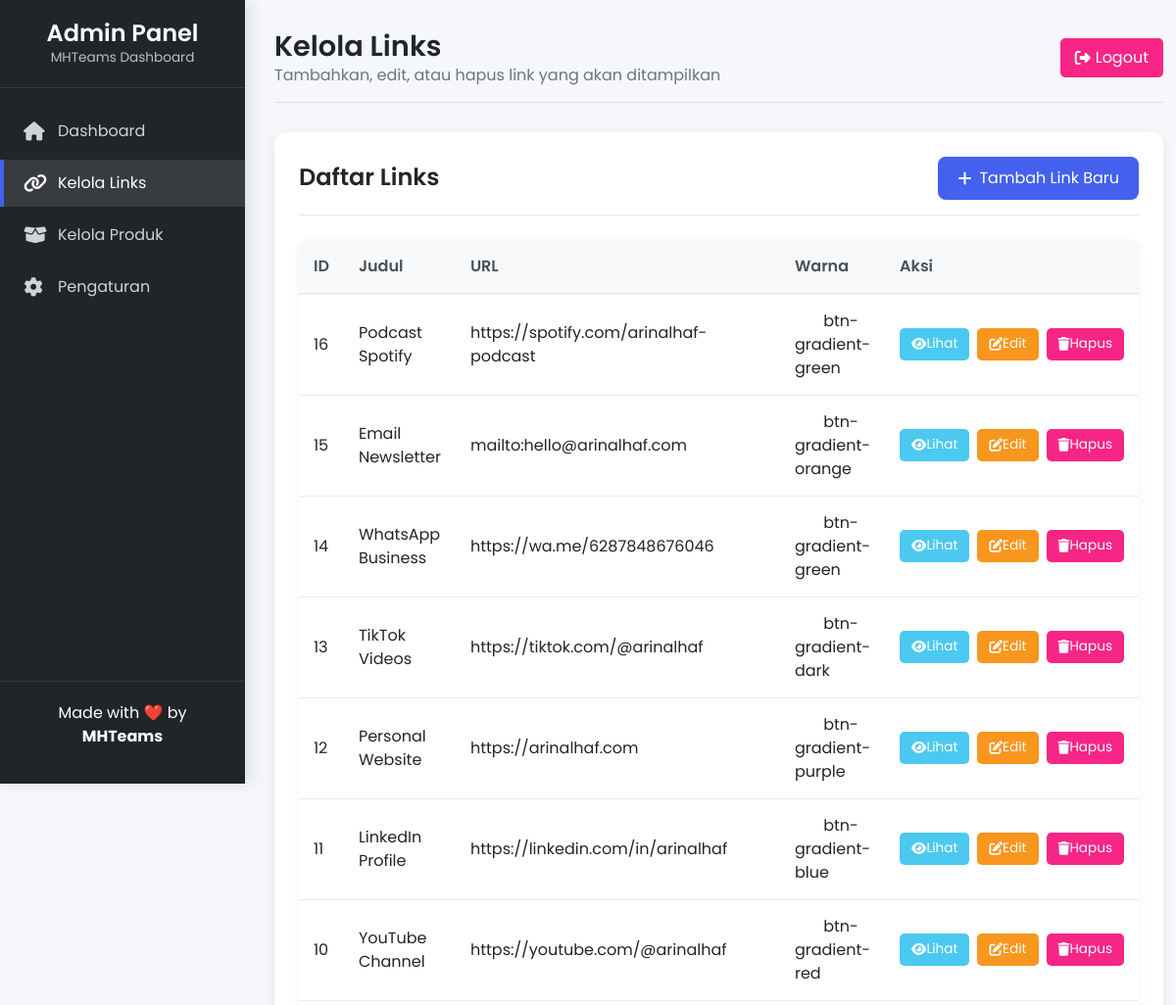
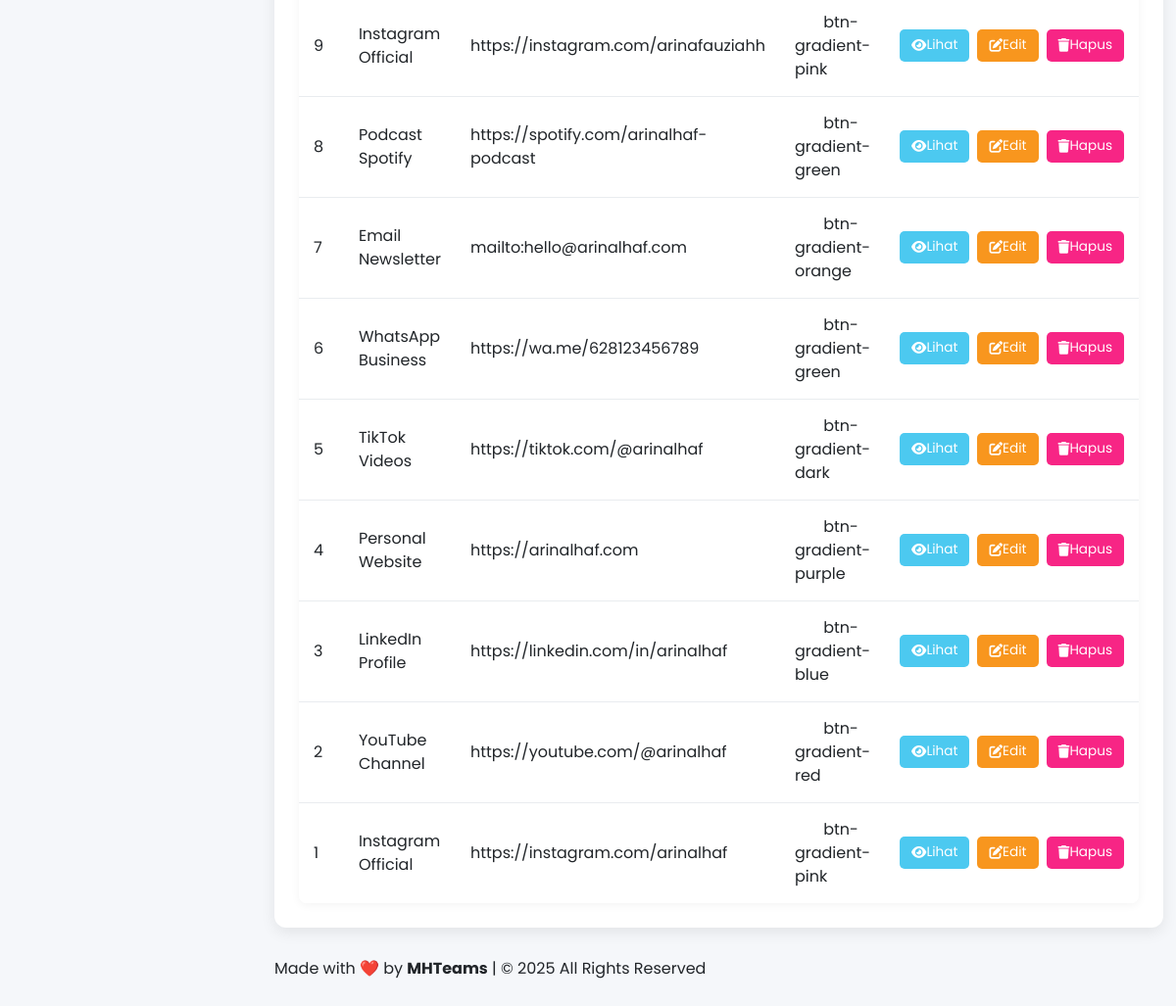
Page /admin/links.php (signed in) on the committed database (2 pictures, top to bottom).
### tables this page shows
CREATE TABLE links (
        id INTEGER PRIMARY KEY AUTOINCREMENT,
        title TEXT NOT NULL,
        url TEXT NOT NULL,
        description TEXT,
        icon TEXT DEFAULT 'link',
        color TEXT DEFAULT 'btn-primary',
        is_active INTEGER DEFAULT 1,
        click_count INTEGER DEFAULT 0,
        created_at DATETIME DEFAULT CURRENT_TIMESTAMP,
        updated_at DATETIME DEFAULT CURRENT_TIMESTAMP
    );

### admin/links.php (the view, shortened to what this page needs)
<?php
include "../config.php";
$links = $conn->query("SELECT * FROM links ORDER BY id DESC")->fetchAll(PDO::FETCH_ASSOC);
?>
<!DOCTYPE html>
<html lang="id">
<head>
    <link href="https://cdn.jsdelivr.net/npm/bootstrap@5.3.0/dist/css/bootstrap.min.css" rel="stylesheet">
    <link rel="stylesheet" href="https://cdnjs.cloudflare.com/ajax/libs/font-awesome/6.5.1/css/all.min.css">
</head>
<body>
    <div class="admin-container">
        <div class="sidebar" id="sidebar">
            <div class="sidebar-header">
                <h3>Admin Panel</h3>
                <p>MHTeams Dashboard</p>
            </div>
            <div class="sidebar-menu">
                <ul>
                    <li>
                        <a href="dashboard.php">
                            <i class="fas fa-home"></i>
                            <span>Dashboard</span>
                        </a>
                    </li>
                    <li>
                        <a href="links.php" class="active">
                            <i class="fas fa-link"></i>
                            <span>Kelola Links</span>
                        </a>
                    </li>
                    <li>
                        <a href="products.php">
                            <i class="fas fa-box-open"></i>
                            <span>Kelola Produk</span>
                        </a>
                    </li>
                    <li>
                        <a href="#">
                            <i class="fas fa-cog"></i>
                            <span>Pengaturan</span>
                        </a>
                    </li>
                </ul>
            </div>
            <div class="sidebar-footer">
                <p>Made with ❤️ by <strong>MHTeams</strong></p>
            </div>
        </div>
        <div class="main-content">
            <div class="header">
                <div class="welcome-text">
                    <h1>Kelola Links</h1>
                    <p>Tambahkan, edit, atau hapus link yang akan ditampilkan</p>
                </div>
                <div class="user-info">
                    <a href="logout.php" class="btn-logout">
                        <i class="fas fa-right-from-bracket"></i> Logout
                    </a>
                </div>
            </div>
            <div class="page-content">
                <div class="page-header">
                    <h2 class="page-title">Daftar Links</h2>
                    <button class="btn-add" data-bs-toggle="modal" data-bs-target="#addModal">
                        <i class="fas fa-plus"></i> Tambah Link Baru
                    </button>
                </div>
                <div class="table-container">
                    <?php if(count($links) > 0): ?>
                    <table class="custom-table">
                        <thead>
                            <tr>
                                <th>ID</th>
                                <th>Judul</th>
                                <th>URL</th>
                                <th>Warna</th>
                                <th>Aksi</th>
                            </tr>
                        </thead>
                        <tbody>
                            <?php foreach($links as $l): ?>
                            <tr>
                                <td><?= $l['id'] ?></td>
                                <td><?= htmlspecialchars($l['title']) ?></td>
                                <td><?= htmlspecialchars($l['url']) ?></td>
                                <td>
                                    <span class="badge-color badge-<?= str_replace('btn-', '', $l['color']) ?>"></span>
                                    <?= $l['color'] ?>
                                </td>
                                <td>
                                    <div class="action-buttons">
                                        <a href="<?= htmlspecialchars($l['url']) ?>" target="_blank" class="btn-view">
                                            <i class="fas fa-eye"></i> Lihat
                                        </a>
                                        <button class="btn-edit" data-bs-toggle="modal" data-bs-target="#editModal<?= $l['id'] ?>">
                                            <i class="fas fa-edit"></i> Edit
                                        </button>
                                        <form method="post" style="display:inline;">
                                            <button class="btn-delete" onclick="return confirm('Apakah Anda yakin ingin menghapus link ini?')">
                                                <i class="fas fa-trash"></i> Hapus
                                            </button>
                                        </form>
                                    </div>
                                </td>
                            </tr>
                            <?php endforeach; ?>
                        </tbody>
                    </table>
                    <?php endif; ?>
                </div>
            </div>
            <div class="footer">
                <p>Made with ❤️ by <strong>MHTeams</strong> | © <?php echo date('Y'); ?> All Rights Reserved</p>
            </div>
        </div>
    </div>
</body>
</html>

### admin/links.php (style rules this page uses)
:root { --primary: #4361ee; --secondary: #3f37c9; --success: #4cc9f0; --danger: #f72585; --warning: #f8961e; --dark: #212529; --light: #f8f9fa; --sidebar-width: 250px; --transition: all 0.3s ease; }
* { margin: 0; padding: 0; box-sizing: border-box; font-family: 'Poppins', sans-serif; }
body { background: #f5f7fa; color: var(--dark); min-height: 100vh; }
.admin-container { display: flex; min-height: 100vh; }
.sidebar { width: var(--sidebar-width); background: var(--dark); color: white; position: fixed; height: 100vh; transition: var(--transition); z-index: 1000; box-shadow: 5px 0 15px rgba(0, 0, 0, 0.1); }
.sidebar-header { padding: 20px; text-align: center; border-bottom: 1px solid rgba(255, 255, 255, 0.1); }
.sidebar-header h3 { font-weight: 600; font-size: 1.5rem; margin: 0; }
.sidebar-header p { font-size: 0.85rem; color: rgba(255, 255, 255, 0.7); margin: 0; }
.sidebar-menu { padding: 20px 0; }
.sidebar-menu ul { list-style: none; padding: 0; }
.sidebar-menu li { margin-bottom: 5px; }
.sidebar-menu a { display: flex; align-items: center; padding: 12px 20px; color: rgba(255, 255, 255, 0.8); text-decoration: none; transition: var(--transition); border-left: 4px solid transparent; }
.sidebar-menu a.active { background: rgba(255, 255, 255, 0.1); color: white; border-left: 4px solid var(--primary); }
.sidebar-menu i { margin-right: 15px; font-size: 1.2rem; width: 20px; text-align: center; }
.sidebar-footer { position: absolute; bottom: 0; width: 100%; padding: 20px; text-align: center; border-top: 1px solid rgba(255, 255, 255, 0.1); }
.main-content { flex: 1; margin-left: var(--sidebar-width); padding: 30px; transition: var(--transition); }
.header { display: flex; justify-content: space-between; align-items: center; margin-bottom: 30px; padding-bottom: 15px; border-bottom: 1px solid rgba(0, 0, 0, 0.1); }
.welcome-text h1 { font-size: 1.8rem; font-weight: 600; margin: 0; }
.welcome-text p { color: #6c757d; margin: 0; }
.user-info { display: flex; align-items: center; }
.user-info .btn-logout { background: var(--danger); color: white; border: none; padding: 8px 15px; border-radius: 5px; text-decoration: none; display: flex; align-items: center; transition: var(--transition); }
.user-info .btn-logout i { margin-right: 5px; }
.page-content { background: white; border-radius: 12px; padding: 25px; box-shadow: 0 5px 15px rgba(0, 0, 0, 0.08); margin-bottom: 30px; }
.page-header { display: flex; justify-content: space-between; align-items: center; margin-bottom: 25px; padding-bottom: 15px; border-bottom: 1px solid rgba(0, 0, 0, 0.1); }
.page-title { font-size: 1.5rem; font-weight: 600; margin: 0; }
.btn-add { background: var(--primary); color: white; border: none; padding: 10px 20px; border-radius: 8px; display: flex; align-items: center; transition: var(--transition); text-decoration: none; }
.btn-add i { margin-right: 8px; }
.table-container { overflow-x: auto; border-radius: 8px; box-shadow: 0 2px 10px rgba(0, 0, 0, 0.05); }
.custom-table { width: 100%; border-collapse: separate; border-spacing: 0; background: white; }
.custom-table th { background: #f8f9fa; padding: 15px; text-align: left; font-weight: 600; color: #495057; border-bottom: 2px solid #e9ecef; }
.custom-table td { padding: 15px; border-bottom: 1px solid #e9ecef; vertical-align: middle; }
.custom-table tr:last-child td { border-bottom: none; }
.badge-color { display: inline-block; width: 20px; height: 20px; border-radius: 50%; margin-right: 5px; vertical-align: middle; }
.action-buttons { display: flex; gap: 8px; }
.btn-edit { background: var(--warning); color: white; border: none; padding: 6px 12px; border-radius: 5px; font-size: 0.85rem; display: flex; align-items: center; transition: var(--transition); }
.btn-delete { background: var(--danger); color: white; border: none; padding: 6px 12px; border-radius: 5px; font-size: 0.85rem; display: flex; align-items: center; transition: var(--transition); }
.btn-view { background: var(--success); color: white; border: none; padding: 6px 12px; border-radius: 5px; font-size: 0.85rem; display: flex; align-items: center; transition: var(--transition); text-decoration: none; }

### rows in the picture
links: id "16", title "Podcast Spotify", url "https://spotify.com/arinalhaf-podcast", color "btn-gradient-green"
links: id "15", title "Email Newsletter", url "mailto:hello@arinalhaf.com", color "btn-gradient-orange"
links: id "14", title "WhatsApp Business", url "https://wa.me/6287848676046", color "btn-gradient-green"
links: id "13", title "TikTok Videos", url "https://tiktok.com/@arinalhaf", color "btn-gradient-dark"
links: id "12", title "Personal Website", url "https://arinalhaf.com", color "btn-gradient-purple"
links: id "11", title "LinkedIn Profile", url "https://linkedin.com/in/arinalhaf", color "btn-gradient-blue"
links: id "10", title "YouTube Channel", url "https://youtube.com/@arinalhaf", color "btn-gradient-red"
links: id "9", title "Instagram Official", url "https://instagram.com/arinafauziahh", color "btn-gradient-pink"
links: id "8", title "Podcast Spotify", url "https://spotify.com/arinalhaf-podcast", color "btn-gradient-green"
links: id "7", title "Email Newsletter", url "mailto:hello@arinalhaf.com", color "btn-gradient-orange"
links: id "6", title "WhatsApp Business", url "https://wa.me/628123456789", color "btn-gradient-green"
links: id "5", title "TikTok Videos", url "https://tiktok.com/@arinalhaf", color "btn-gradient-dark"
links: id "4", title "Personal Website", url "https://arinalhaf.com", color "btn-gradient-purple"
links: id "3", title "LinkedIn Profile", url "https://linkedin.com/in/arinalhaf", color "btn-gradient-blue"
links: id "2", title "YouTube Channel", url "https://youtube.com/@arinalhaf", color "btn-gradient-red"
links: id "1", title "Instagram Official", url "https://instagram.com/arinalhaf", color "btn-gradient-pink"
